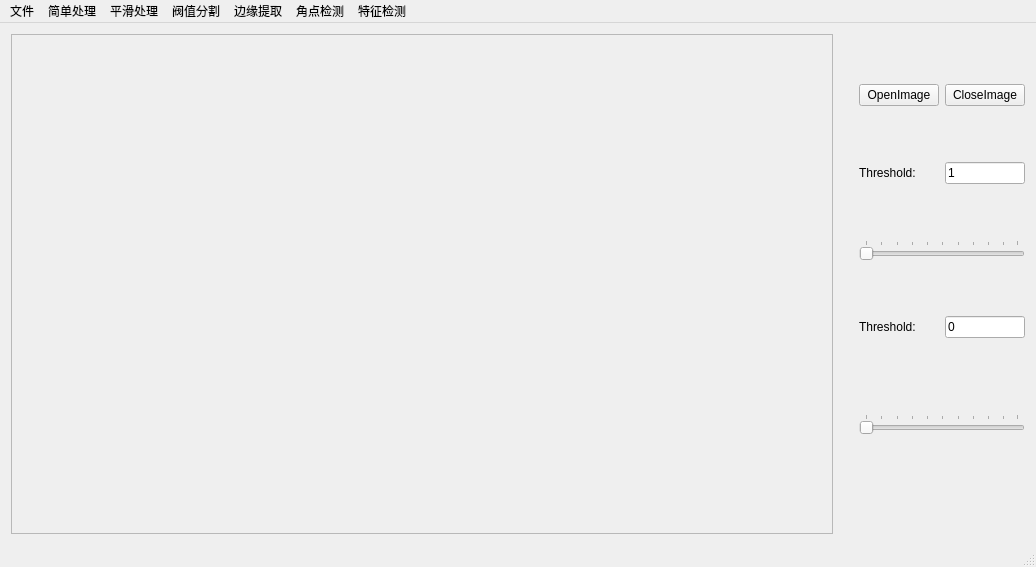
<?xml version="1.0" encoding="UTF-8"?>
<ui version="4.0">
 <class>picProClass</class>
 <widget class="QMainWindow" name="picProClass">
  <property name="geometry">
   <rect>
    <x>0</x>
    <y>0</y>
    <width>1036</width>
    <height>567</height>
   </rect>
  </property>
  <property name="windowTitle">
   <string>qtest</string>
  </property>
  <widget class="QWidget" name="centralWidget">
   <layout class="QGridLayout" name="gridLayout">
    <item row="0" column="0">
     <layout class="QHBoxLayout" name="horizontalLayout_5" stretch="6,0,1">
      <item>
       <widget class="QScrollArea" name="scrollArea">
        <property name="cursor" stdset="0">
         <cursorShape>CrossCursor</cursorShape>
        </property>
        <property name="widgetResizable">
         <bool>true</bool>
        </property>
        <widget class="QWidget" name="scrollAreaWidgetContents_2">
         <property name="geometry">
          <rect>
           <x>0</x>
           <y>0</y>
           <width>816</width>
           <height>504</height>
          </rect>
         </property>
         <layout class="QGridLayout" name="gridLayout_2">
          <item row="0" column="0">
           <widget class="QLabel" name="showImageLabel">
            <property name="text">
             <string/>
            </property>
           </widget>
          </item>
         </layout>
        </widget>
       </widget>
      </item>
      <item>
       <spacer name="horizontalSpacer">
        <property name="orientation">
         <enum>Qt::Horizontal</enum>
        </property>
        <property name="sizeHint" stdset="0">
         <size>
          <width>20</width>
          <height>20</height>
         </size>
        </property>
       </spacer>
      </item>
      <item>
       <layout class="QVBoxLayout" name="verticalLayout">
        <item>
         <spacer name="verticalSpacer">
          <property name="orientation">
           <enum>Qt::Vertical</enum>
          </property>
          <property name="sizeHint" stdset="0">
           <size>
            <width>20</width>
            <height>40</height>
           </size>
          </property>
         </spacer>
        </item>
        <item>
         <layout class="QHBoxLayout" name="horizontalLayout_3">
          <item>
           <widget class="QPushButton" name="OpenImageButton">
            <property name="text">
             <string>OpenImage</string>
            </property>
           </widget>
          </item>
          <item>
           <spacer name="horizontalSpacer_3">
            <property name="orientation">
             <enum>Qt::Horizontal</enum>
            </property>
            <property name="sizeHint" stdset="0">
             <size>
              <width>40</width>
              <height>20</height>
             </size>
            </property>
           </spacer>
          </item>
          <item>
           <widget class="QPushButton" name="CloseImageButton">
            <property name="text">
             <string>CloseImage</string>
            </property>
           </widget>
          </item>
         </layout>
        </item>
        <item>
         <spacer name="verticalSpacer_2">
          <property name="orientation">
           <enum>Qt::Vertical</enum>
          </property>
          <property name="sizeHint" stdset="0">
           <size>
            <width>20</width>
            <height>40</height>
           </size>
          </property>
         </spacer>
        </item>
        <item>
         <layout class="QHBoxLayout" name="horizontalLayout" stretch="1,1">
          <item>
           <widget class="QLabel" name="opLabel1">
            <property name="text">
             <string>Threshold:</string>
            </property>
           </widget>
          </item>
          <item>
           <widget class="QLineEdit" name="opText1">
            <property name="text">
             <string>1</string>
            </property>
           </widget>
          </item>
         </layout>
        </item>
        <item>
         <spacer name="verticalSpacer_3">
          <property name="orientation">
           <enum>Qt::Vertical</enum>
          </property>
          <property name="sizeHint" stdset="0">
           <size>
            <width>20</width>
            <height>40</height>
           </size>
          </property>
         </spacer>
        </item>
        <item>
         <widget class="QSlider" name="opSlider1">
          <property name="minimum">
           <number>1</number>
          </property>
          <property name="maximum">
           <number>100</number>
          </property>
          <property name="orientation">
           <enum>Qt::Horizontal</enum>
          </property>
          <property name="tickPosition">
           <enum>QSlider::TicksAbove</enum>
          </property>
         </widget>
        </item>
        <item>
         <spacer name="verticalSpacer_4">
          <property name="orientation">
           <enum>Qt::Vertical</enum>
          </property>
          <property name="sizeHint" stdset="0">
           <size>
            <width>20</width>
            <height>40</height>
           </size>
          </property>
         </spacer>
        </item>
        <item>
         <layout class="QHBoxLayout" name="horizontalLayout_2" stretch="1,1">
          <item>
           <widget class="QLabel" name="opLabel2">
            <property name="text">
             <string>Threshold:</string>
            </property>
           </widget>
          </item>
          <item>
           <widget class="QLineEdit" name="opText2">
            <property name="text">
             <string>0</string>
            </property>
           </widget>
          </item>
         </layout>
        </item>
        <item>
         <spacer name="verticalSpacer_5">
          <property name="orientation">
           <enum>Qt::Vertical</enum>
          </property>
          <property name="sizeHint" stdset="0">
           <size>
            <width>20</width>
            <height>40</height>
           </size>
          </property>
         </spacer>
        </item>
        <item>
         <spacer name="horizontalSpacer_2">
          <property name="orientation">
           <enum>Qt::Horizontal</enum>
          </property>
          <property name="sizeHint" stdset="0">
           <size>
            <width>40</width>
            <height>20</height>
           </size>
          </property>
         </spacer>
        </item>
        <item>
         <widget class="QSlider" name="opSlider2">
          <property name="orientation">
           <enum>Qt::Horizontal</enum>
          </property>
          <property name="tickPosition">
           <enum>QSlider::TicksAbove</enum>
          </property>
         </widget>
        </item>
        <item>
         <spacer name="verticalSpacer_6">
          <property name="orientation">
           <enum>Qt::Vertical</enum>
          </property>
          <property name="sizeHint" stdset="0">
           <size>
            <width>20</width>
            <height>40</height>
           </size>
          </property>
         </spacer>
        </item>
        <item>
         <spacer name="verticalSpacer_7">
          <property name="orientation">
           <enum>Qt::Vertical</enum>
          </property>
          <property name="sizeHint" stdset="0">
           <size>
            <width>20</width>
            <height>40</height>
           </size>
          </property>
         </spacer>
        </item>
       </layout>
      </item>
     </layout>
    </item>
   </layout>
  </widget>
  <widget class="QStatusBar" name="statusBar"/>
  <widget class="QMenuBar" name="menuBar">
   <property name="geometry">
    <rect>
     <x>0</x>
     <y>0</y>
     <width>1036</width>
     <height>21</height>
    </rect>
   </property>
   <widget class="QMenu" name="menuFile">
    <property name="autoFillBackground">
     <bool>true</bool>
    </property>
    <property name="title">
     <string>文件</string>
    </property>
    <addaction name="actionOpen"/>
    <addaction name="actionCamera"/>
    <addaction name="separator"/>
    <addaction name="actionSave"/>
    <addaction name="actionSaveAs"/>
   </widget>
   <widget class="QMenu" name="menuCornerPoint">
    <property name="title">
     <string>角点检测</string>
    </property>
    <addaction name="actionHarris"/>
    <addaction name="actionShiTomasi"/>
   </widget>
   <widget class="QMenu" name="menuFeature">
    <property name="title">
     <string>特征检测</string>
    </property>
    <widget class="QMenu" name="menuFeaturePoint">
     <property name="title">
      <string>特征点检测</string>
     </property>
     <addaction name="actionHARRIS"/>
     <addaction name="actionSURF"/>
     <addaction name="actionSIFT"/>
     <addaction name="actionFAST"/>
     <addaction name="actionORB"/>
     <addaction name="actionMSER"/>
     <addaction name="actionSTAR"/>
    </widget>
    <widget class="QMenu" name="menuFeatureMatch">
     <property name="title">
      <string>特征点匹配</string>
     </property>
     <addaction name="actionBruteForce"/>
     <addaction name="actionFlannBased"/>
     <addaction name="separator"/>
     <addaction name="actionBestMatch"/>
     <addaction name="actionKnnMatch"/>
    </widget>
    <widget class="QMenu" name="menuExtractor">
     <property name="title">
      <string>特征描述</string>
     </property>
     <addaction name="actionExtractorSIFT"/>
     <addaction name="actionExtractorSURF"/>
    </widget>
    <addaction name="menuFeaturePoint"/>
    <addaction name="menuExtractor"/>
    <addaction name="menuFeatureMatch"/>
    <addaction name="separator"/>
    <addaction name="actionObjectDetect"/>
    <addaction name="actionTempletMatch"/>
   </widget>
   <widget class="QMenu" name="menuBlur">
    <property name="title">
     <string>平滑处理</string>
    </property>
    <addaction name="actionBlur"/>
    <addaction name="actionGaussianBlur"/>
    <addaction name="actionMedianBlur"/>
    <addaction name="actionBilateralBlur"/>
   </widget>
   <widget class="QMenu" name="menuEdge">
    <property name="title">
     <string>边缘提取</string>
    </property>
    <addaction name="actionSobel"/>
    <addaction name="actionLaplace"/>
    <addaction name="actionCanny"/>
   </widget>
   <widget class="QMenu" name="menuThreshold">
    <property name="title">
     <string>阀值分割</string>
    </property>
    <widget class="QMenu" name="menuFixThres">
     <property name="title">
      <string>固定阀值</string>
     </property>
     <addaction name="actionBinary"/>
     <addaction name="actionBinaryInv"/>
     <addaction name="actionTrunc"/>
     <addaction name="actionTozero"/>
     <addaction name="actionTozeroInv"/>
    </widget>
    <addaction name="menuFixThres"/>
    <addaction name="actionAutoThreshold"/>
   </widget>
   <widget class="QMenu" name="menuPro">
    <property name="title">
     <string>简单处理</string>
    </property>
    <addaction name="actionResize"/>
    <addaction name="actionRotation"/>
    <addaction name="separator"/>
    <addaction name="actionDilation"/>
    <addaction name="actionErode"/>
    <addaction name="separator"/>
   </widget>
   <addaction name="menuFile"/>
   <addaction name="menuPro"/>
   <addaction name="menuBlur"/>
   <addaction name="menuThreshold"/>
   <addaction name="menuEdge"/>
   <addaction name="menuCornerPoint"/>
   <addaction name="menuFeature"/>
  </widget>
  <action name="actionOpen">
   <property name="text">
    <string>打开</string>
   </property>
  </action>
  <action name="actionSave">
   <property name="text">
    <string>保存</string>
   </property>
  </action>
  <action name="actionNew">
   <property name="text">
    <string>新建</string>
   </property>
  </action>
  <action name="actionDilation">
   <property name="text">
    <string>膨胀</string>
   </property>
  </action>
  <action name="actionRecent">
   <property name="text">
    <string>最近</string>
   </property>
  </action>
  <action name="actionSaveAs">
   <property name="text">
    <string>另存为</string>
   </property>
  </action>
  <action name="actionHarris">
   <property name="text">
    <string>Harris</string>
   </property>
  </action>
  <action name="actionShiTomasi">
   <property name="text">
    <string>Shi-Tomasi</string>
   </property>
  </action>
  <action name="actionErode">
   <property name="text">
    <string>腐蚀</string>
   </property>
  </action>
  <action name="actionResize">
   <property name="text">
    <string>缩放</string>
   </property>
  </action>
  <action name="actionRotation">
   <property name="text">
    <string>旋转</string>
   </property>
  </action>
  <action name="action_5">
   <property name="text">
    <string>旋转</string>
   </property>
  </action>
  <action name="action_9">
   <property name="text">
    <string>固定阀值</string>
   </property>
  </action>
  <action name="action_10">
   <property name="text">
    <string>自适应阀值</string>
   </property>
  </action>
  <action name="actionSobel">
   <property name="text">
    <string>Sobel</string>
   </property>
  </action>
  <action name="actionLaplace">
   <property name="text">
    <string>Laplace</string>
   </property>
  </action>
  <action name="actionCanny">
   <property name="text">
    <string>Canny</string>
   </property>
  </action>
  <action name="actionAutoThreshold">
   <property name="text">
    <string>自适应阀值</string>
   </property>
  </action>
  <action name="actionBlur">
   <property name="text">
    <string>均值平滑</string>
   </property>
  </action>
  <action name="actionGaussianBlur">
   <property name="text">
    <string>高斯平滑</string>
   </property>
  </action>
  <action name="actionMedianBlur">
   <property name="text">
    <string>中值平滑</string>
   </property>
  </action>
  <action name="actionBilateralBlur">
   <property name="text">
    <string>双边平滑</string>
   </property>
  </action>
  <action name="actionCamera">
   <property name="text">
    <string>拍照</string>
   </property>
  </action>
  <action name="actionObjectDetect">
   <property name="text">
    <string>平面物体检测</string>
   </property>
  </action>
  <action name="actionSURF">
   <property name="text">
    <string>SURF</string>
   </property>
  </action>
  <action name="actionSIFT">
   <property name="text">
    <string>SIFT</string>
   </property>
  </action>
  <action name="actionFAST">
   <property name="text">
    <string>FAST</string>
   </property>
  </action>
  <action name="actionFlannBased">
   <property name="text">
    <string>FlannBased</string>
   </property>
  </action>
  <action name="actionBruteForce">
   <property name="text">
    <string>BruteForce</string>
   </property>
  </action>
  <action name="actionORB">
   <property name="text">
    <string>ORB</string>
   </property>
  </action>
  <action name="actionHARRIS">
   <property name="text">
    <string>HARRIS</string>
   </property>
  </action>
  <action name="actionMSER">
   <property name="text">
    <string>MSER</string>
   </property>
  </action>
  <action name="actionSTAR">
   <property name="text">
    <string>STAR</string>
   </property>
  </action>
  <action name="actionExtractorSIFT">
   <property name="text">
    <string>SIFT</string>
   </property>
  </action>
  <action name="actionExtractorSURF">
   <property name="text">
    <string>SURF</string>
   </property>
  </action>
  <action name="actionTempletMatch">
   <property name="text">
    <string>模板匹配</string>
   </property>
  </action>
  <action name="actionFeaturePoint2">
   <property name="text">
    <string>点</string>
   </property>
  </action>
  <action name="actionFeatureMatch2">
   <property name="text">
    <string>匹配</string>
   </property>
  </action>
  <action name="actionObjectDetect2">
   <property name="text">
    <string>检测</string>
   </property>
  </action>
  <action name="actionBestMatch">
   <property name="text">
    <string>BestMatch</string>
   </property>
  </action>
  <action name="actionKnnMatch">
   <property name="text">
    <string>KnnMatch</string>
   </property>
  </action>
  <action name="actionBinary">
   <property name="text">
    <string>二进制</string>
   </property>
  </action>
  <action name="actionBinaryInv">
   <property name="text">
    <string>反二进制</string>
   </property>
  </action>
  <action name="actionTrunc">
   <property name="text">
    <string>截断</string>
   </property>
  </action>
  <action name="actionTozeroInv">
   <property name="text">
    <string>反阀值化为零</string>
   </property>
  </action>
  <action name="actionTozero">
   <property name="text">
    <string>阀值化为零</string>
   </property>
  </action>
 </widget>
 <layoutdefault spacing="6" margin="11"/>
 <resources>
  <include location="picpro.qrc"/>
 </resources>
 <connections/>
</ui>
